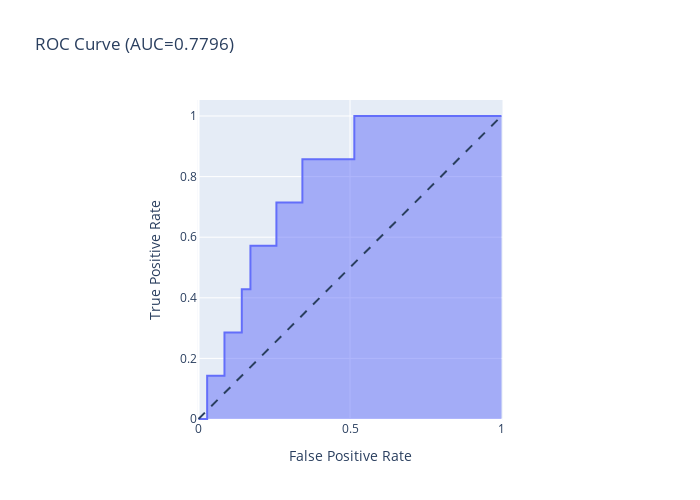

This figure's notebook cell:
### Code cell
fig = px.area(
    x=fpr, y=tpr,
    title=f'ROC Curve (AUC={auc(fpr, tpr):.4f})',
    labels=dict(x='False Positive Rate', y='True Positive Rate'),
    width=700, height=500
)
fig.add_shape(
    type='line', line=dict(dash='dash'),
    x0=0, x1=1, y0=0, y1=1
)

fig.update_yaxes(scaleanchor="x", scaleratio=1)
fig.update_xaxes(constrain='domain')
fig.show()

### Figure 1 — Plotly figure (JSON) as saved in the notebook; plotly's stock layout.template omitted (floating-point values rounded to 4 significant figures)
{"data": [{"hovertemplate": "False Positive Rate=%{x}<br>True Positive Rate=%{y}<extra></extra>", "legendgroup": "", "line": {"color": "#636efa"}, "marker": {"symbol": "circle"}, "mode": "lines", "name": "", "orientation": "v", "showlegend": false, "stackgroup": "1", "type": "scatter", "x": [0, 0.02857, 0.02857, 0.08571, 0.08571, 0.1429, 0.1429, 0.1714, 0.1714, 0.2571, 0.2571, 0.3429, 0.3429, 0.5143, 0.5143, 1], "xaxis": "x", "y": [0, 0, 0.1429, 0.1429, 0.2857, 0.2857, 0.4286, 0.4286, 0.5714, 0.5714, 0.7143, 0.7143, 0.8571, 0.8571, 1, 1], "yaxis": "y"}], "layout": {"height": 500, "legend": {"tracegroupgap": 0}, "shapes": [{"line": {"dash": "dash"}, "type": "line", "x0": 0, "x1": 1, "y0": 0, "y1": 1}], "title": {"text": "ROC Curve (AUC=0.7796)"}, "width": 700, "xaxis": {"anchor": "y", "constrain": "domain", "domain": [0, 1], "title": {"text": "False Positive Rate"}}, "yaxis": {"anchor": "x", "domain": [0, 1], "scaleanchor": "x", "scaleratio": 1, "title": {"text": "True Positive Rate"}}}}
